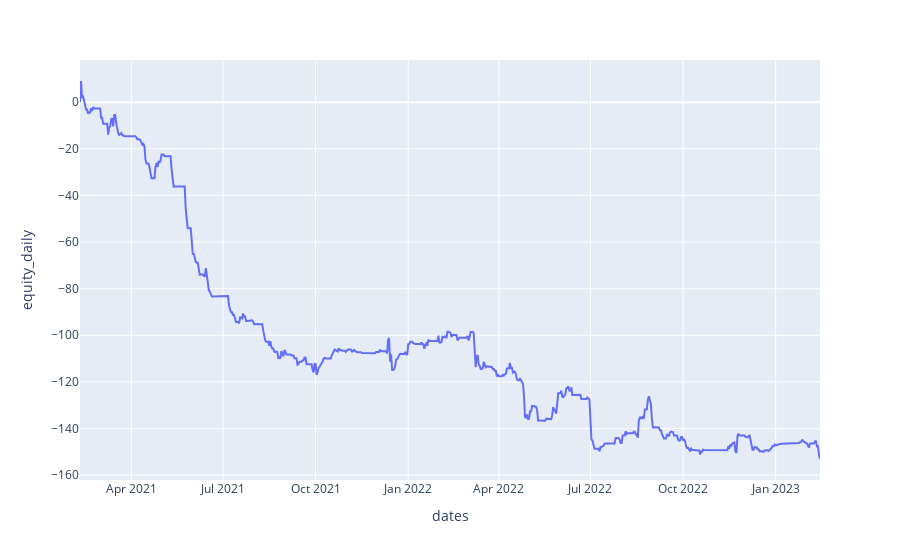

Notebook code cell kept with this figure:
### Markdown cell above
## Plotting daily profit / equity line

### Code cell
# Plotting equity line (starting with 0 on day 1 and adding daily profit for each backtested day)

from freqtrade.configuration import Configuration
from freqtrade.data.btanalysis import load_backtest_data, load_backtest_stats
import plotly.express as px
import pandas as pd

# strategy = 'SampleStrategy'
# config = Configuration.from_files(["user_data/config.json"])
# backtest_dir = config["user_data_dir"] / "backtest_results"

stats = load_backtest_stats(backtest_dir)
strategy_stats = stats['strategy'][config["strategy"]]

dates = []
profits = []
for date_profit in strategy_stats['daily_profit']:
    dates.append(date_profit[0])
    profits.append(date_profit[1])

equity = 0
equity_daily = []
for daily_profit in profits:
    equity_daily.append(equity)
    equity += float(daily_profit)


df = pd.DataFrame({'dates': dates,'equity_daily': equity_daily})

fig = px.line(df, x="dates", y="equity_daily")
fig.show()

### Figure 1 — Plotly figure (JSON) as saved in the notebook; plotly's stock layout.template omitted (floating-point values rounded to 4 significant figures; data arrays with more than 128 entries replaced by an {"elided": "..."} marker saying what was removed)
{"data": [{"hovertemplate": "dates=%{x}<br>equity_daily=%{y}<extra></extra>", "legendgroup": "", "line": {"color": "#636efa", "dash": "solid"}, "marker": {"symbol": "circle"}, "mode": "lines", "name": "", "orientation": "v", "showlegend": false, "type": "scatter", "x": {"elided": "736 str values"}, "xaxis": "x", "y": {"elided": "736 float values"}, "yaxis": "y"}], "layout": {"legend": {"tracegroupgap": 0}, "margin": {"t": 60}, "xaxis": {"anchor": "y", "domain": [0, 1], "title": {"text": "dates"}}, "yaxis": {"anchor": "x", "domain": [0, 1], "title": {"text": "equity_daily"}}}}
